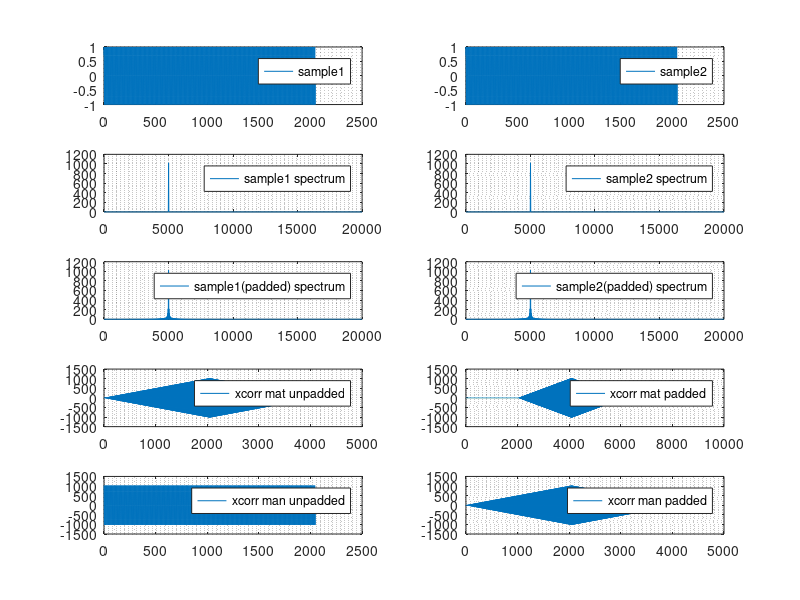

Source code (MATLAB):
% matlab automatically pads to next power of two size when doing corr

%% option 1: collect input data from adc
%n_samples = 40000;
% s2 = serial('COM6');
% set(s2, 'BaudRate', 115200);
% set(s2, 'InputBufferSize', (n_samples * 2));
% set(s2, 'Timeout', 15);
% set(s2, 'ByteOrder', 'bigEndian');
% fopen(s2);
% %xdata = fread(s2, n_samples, 'int16');
% xdata2 = fread(s2, n_samples, 'int16');
% fclose(s2);

%zeropad = transpose(linspace(0, 0, length(xdata))); %transpose not needed?
%xdatapad = vertcat(xdata, zeropad);
%xdata2pad = vertcat(xdata2, zeropad);
% indext = linspace(0, n_samples-1, n_samples);

% nfft = 2*2^nextpow2(n_samples);
% % indexc = linspace(1,(n_samples*2 - 1),(n_samples*2 - 1));
% % indext = linspace(0,1,n_samples);
% indexf = fs/2*linspace(0,1,nfft/2+1);
% indexcm = linspace(0, nfft, nfft);
% corrlength = length(xdata)+length(xdata2)-1;
% T = 1/fs;
% t = (0:n_samples-1)*T;

%% optione 2: generate input data
f1 = 5000;
f2 = 5000;
fs = 40000;
n_samples = 2048;
n_gen = linspace(1, n_samples, n_samples); % # of points to generate

%%% sine waves to cross correlate
xdata = sin(2*pi*f1/fs*n_gen);
xdata2 = sin(2*pi*f2/fs*n_gen);

%%% sine waves with half of the length zero padded (double original length)
zeropad = linspace(0, 0, n_samples);
xdata_p = cat(2, xdata, zeropad);
xdata2_p = cat(2, xdata2, zeropad);

%%% fft of each input
xdata_fft = abs(fft(xdata, n_samples));
xdata_p_fft = abs(fft(xdata_p, n_samples*2));
xdata2_fft = abs(fft(xdata2, n_samples));
xdata2_p_fft = abs(fft(xdata2_p, n_samples*2));

%%% unpadded indices for plots
indext = linspace(0, n_samples-1, n_samples);
indexf = fs/2*linspace(0, 1, n_samples/2);
%indexc_man = linspace(0, n_samples*2, (n_samples*2 - 1));
indexc_man = linspace(0, n_samples, (n_samples));
indexc_mat = linspace(0, n_samples*2, (n_samples*2 - 1));

%%% padded indices for plots
indext_p = linspace(0, (n_samples*2)-1, (2*n_samples));
indexf_p = fs/2*linspace(0, 1, n_samples);
% indexc_man_p = linspace(0, n_samples*4, (n_samples*4 - 1));
indexc_man_p = linspace(0, n_samples*2, (n_samples*2));
indexc_mat_p = linspace(0, n_samples*4, (n_samples*4 - 1));


%% use built in correlation function

%%% for unpadded data
corr_mat = xcorr(xdata, xdata2);

%%% for padded data
corr_mat_p = xcorr(xdata_p, xdata2_p);

%% manually correlate data

%%% for unpadded data
corr_man = fftshift(ifft(fft(xdata).*conj(fft(xdata2))));

%%% for padded data
corr_man_p = fftshift(ifft(fft(xdata_p).*conj(fft(xdata2_p))));

%% old- may still use
% xdata_fft = fft(xdata, nfft)/n_samples;
% xdata2_fft = fft(xdata2, nfft)/n_samples;
% xdata_fft = fft(xdatapad, nfft)/n_samples;
% xdata2_fft = fft(xdata2pad, nfft)/n_samples;
% corr_man = ifft(xdata_fft.*conj(xdata2_fft));

%% plot results

%%% plot xdata
subplot(5,2,1);
plot(indext, xdata);
grid minor;
legend('sample1');

%%% plot xdata2
subplot(5,2,2);
plot(indext, xdata2);
grid minor;
legend('sample2');

%%% plot f spectrum of xdata
subplot(5,2,3);
plot(indexf, xdata_fft(1:length(xdata_fft)/2));
grid minor;
legend('sample1 spectrum');

%%% plot f spectrum of xdata2
subplot(5,2,4);
plot(indexf, xdata2_fft(1:length(xdata_fft)/2));
grid minor;
legend('sample2 spectrum');

%%% plot f spectrum of padded xdata
subplot(5,2,5);
plot(indexf_p, xdata_p_fft(1:length(xdata_p_fft)/2));
grid minor;
legend('sample1(padded) spectrum');

%%% plot f spectrum of padded xdata2
subplot(5,2,6);
plot(indexf_p, xdata2_p_fft(1:length(xdata2_p_fft)/2));
grid minor;
legend('sample2(padded) spectrum');

%%% plot matlab unpadded correlation
subplot(5,2,7);
plot(indexc_mat, corr_mat);
grid minor;
legend('xcorr mat unpadded');

%%% plot matlab padded correlation
subplot(5,2,8);
plot(indexc_mat_p, corr_mat_p);
grid minor;
legend('xcorr mat padded');

%%% plot manual unpadded correlation
subplot(5,2,9);
plot(indexc_man, corr_man);
grid minor;
legend('xcorr man unpadded');

%%% plot manual padded correlation
subplot(5,2,10);
plot(indexc_man_p, corr_man_p);
grid minor;
legend('xcorr man padded');


